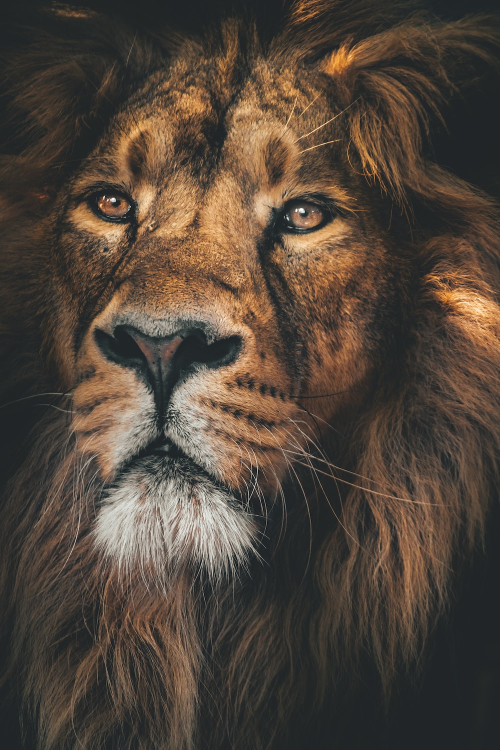
#> input picture WNDY3516.JPEG, 1000 x 1499 px (shown at 1/2 size)
$ jupyter execute 1Intro_to_CV.ipynb   (older library calls are emulated)
#> lines starting #> are read from the running program, lines starting #| are printed output that depends on the picture; after the words box and inside, x2 and y2 are one past the last pixel; in counts of white or black regions, pixels touching at a corner belong together
## Computer vision
    is a field of artificial intelligence (AI) that enables computers and systems to derive meaningful information from digital images, videos, and other visual inputs — and to take actions or make recommendations based on that information.

#### Key Areas in Computer Vision:
- Image Classification
Assigning a label to an image (e.g., “cat”, “dog”).
Example: Detecting if an X-ray image shows signs of pneumonia.

- Object Detection
Identifying and locating objects in an image.
Example: Detecting cars and pedestrians in self-driving car systems.

- Image Segmentation
Dividing an image into multiple regions or objects.
Semantic segmentation: Label each pixel with a class.

- Instance segmentation: Also distinguishes between different instances of the same class.

- Facial Recognition
Identifying or verifying a person from an image or video.

- Optical Character Recognition (OCR)
Extracting text from images or documents.

- Image Generation and Enhancement
Super-resolution, image inpainting, style transfer, GANs (Generative Adversarial Networks).

- Pose Estimation
Detecting the human body’s orientation and position in an image.

- Action Recognition
Identifying actions in a video (e.g., running, waving).

#### Read an Image

[cell 1]
#!pip install opencv-python

[cell 2]
import cv2
# Read the image
# img = cv2.imread(r'C:\Users\USER\Pictures\Saved Pictures\WNDY3516.JPEG')
img = cv2.imread('WNDY3516.JPEG')
#> img is the input picture: shape (1499, 1000, 3); mean B, G, R 58.9, 69.4, 81.3

[cell 3]
#Check if image was loaded
if img is None:
    print("Image not found or path is incorrect.")
else:
    print("Image loaded successfully!")

#### Display an Image

[cell 4]
# Convert BGR to RGB
img_rgb = cv2.cvtColor(img, cv2.COLOR_BGR2RGB)

[cell 5]
import matplotlib.pyplot as plt
plt.subplot(1,2,1)
plt.imshow(img)
plt.xlabel('Image CV2 format(BGR)')
plt.xticks([])
plt.yticks([])
plt.subplot(1,2,2)
plt.imshow(img_rgb)
plt.xlabel('Image RBG')
plt.xticks([])
plt.yticks([])
plt.show()
#> figure, not shown here; B, G, R data is drawn as R, G, B

#### Write/Save an Image

[cell 6]
#save image
cv2.imwrite('lion_image.jpg', img)
#> Out = True

####  Transform Images
    Basic transformations: resize, flip, rotate, crop.

##### Resize

[cell 7]
#Resize image to 300x300 pixels (width, height).
resized = cv2.resize(img, (300, 300))
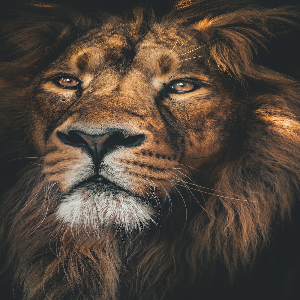
#> resized: shape (300, 300, 3); mean B, G, R 58.8, 69.3, 81.1

[cell 8]
plt.figure(figsize = (5,3))
plt.imshow(resized)
plt.axis('off')
plt.show()

[cell 9]
print(f' Original shape of image{img.shape}\n',
      f'Shape after reshaping{resized.shape}')
#|  Original shape of image(1499, 1000, 3)
#|  Shape after reshaping(300, 300, 3)

##### Flip

This is used to flip(mirror-twist) an image

[cell 10]
flipped = cv2.flip(img, 0)   #1: horizontal, 0: vertical, -1: both
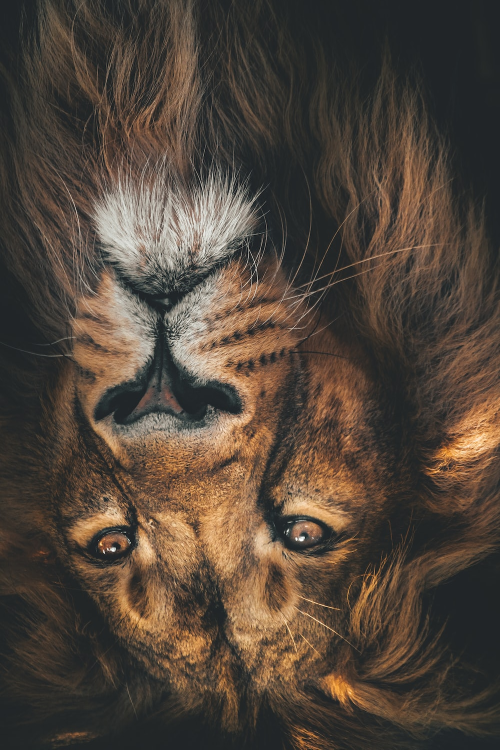
#> flipped: shape (1499, 1000, 3) (shown at 1/2 size); mean B, G, R 58.9, 69.4, 81.3
plt.imshow(flipped)
plt.axis('off')
plt.show()

##### Rotate

[cell 11]
(h, w) = img.shape[:2]   #This code grabs the height and width values of the image
#> h = 1499; w = 1000
center = (w // 2, h // 2) #This gets the centre of each part(height, width)
#> center = (500, 749)
                          #It will be the rotation center.

[cell 12]
matrix = cv2.getRotationMatrix2D(center, 45, 1.0)  #Makes a 2D rotation of the image

'''
Arguments:
    center: point to rotate around

    45: rotation angle in degrees (positive = counterclockwise)

      )
'''

[cell 13]
rotated = cv2.warpAffine(img, matrix, (w, h)) #This applies the rotation to the image
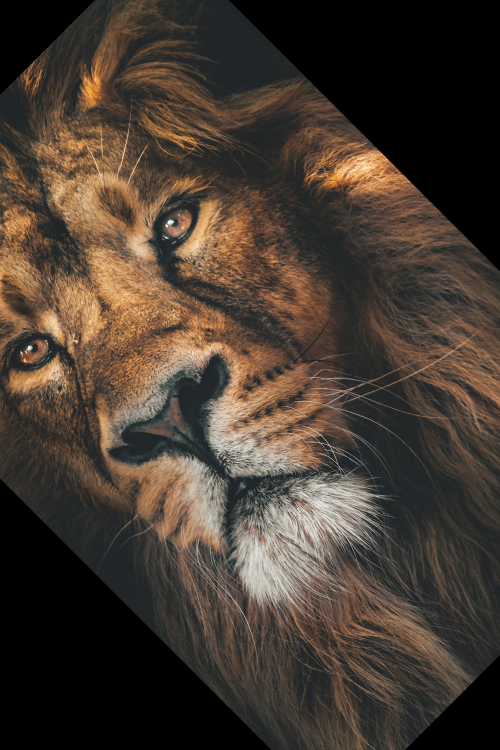
#> rotated: shape (1499, 1000, 3) (shown at 1/2 size); mean B, G, R 49.3, 59.1, 70.6

[cell 14]
plt.imshow(rotated)
plt.axis('off')
plt.show()

##### Crop

[cell 15]
cropped = img[320:500, 180:300]  # [y1:y2, x1:x2]
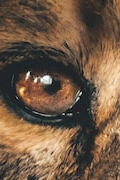
#> cropped: shape (180, 120, 3); mean B, G, R 69.5, 89.8, 113.2

[cell 16]
plt.imshow(cropped)
plt.axis('off')
plt.show()

[cell 17]
img.shape
#> Out = (1499, 1000, 3)

## Apply filters (blur, edge detection)
    Blurring – for smoothing out images.
    Edge Detection – for finding outlines and shapes.

#### Why blur?
    Removes noise.
    Smoothens transitions.
    Helps in preprocessing before detecting edges or features.

#### Blur
    There are different types of blurring;
    Averaging blur
    Gaussian blur and
    Median blur

##### Averaging Blur
    Takes the average of surrounding pixels.

[cell 18]
blurred = cv2.blur(img, (20, 20))  #(20,20) is the kernel size. Bigger = more blur.

[cell 19]
plt.imshow(blurred)
plt.axis('off')
plt.show()

##### Gaussian Blur
    Gives more natural-looking blur by applying a weighted average.

[cell 20]
gaussian = cv2.GaussianBlur(img, (5, 5), 0)
#Last argument (0) is standard deviation. Keep it 0 to let OpenCV auto-calculate.

[cell 21]
plt.imshow(gaussian)
plt.axis('off')
plt.show()

##### Median Blur
    Great for removing salt-and-pepper noise.

[cell 22]
median = cv2.medianBlur(img, 27)
#Only one number needed for kernel size (must be odd). The higher the number the more it is blur

[cell 23]
plt.imshow(median)
plt.axis('off')
plt.show()

#### Edge Detection
    Edges = sharp changes in intensity.
    Helps detect object boundaries.

##### Sobel Filter (Directional edge detection)
    Detects edges in x or y direction.

[cell 24]
cv2.CV_64F

[cell 25]
sobelx = cv2.Sobel(img, cv2.CV_64F, 1, 0, ksize=5)  # Horizontal
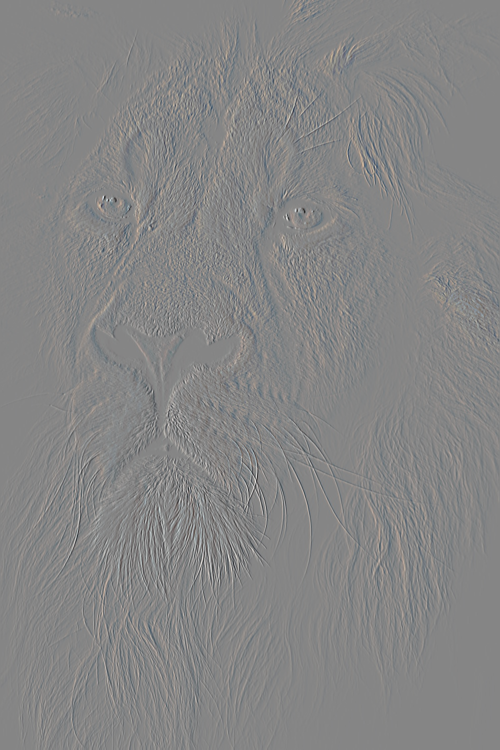
#> sobelx: shape (1499, 1000, 3) float64 (shown at 1/2 size); mean B, G, R 0.7, 1.1, 1.8; drawn with min black and max white
sobely = cv2.Sobel(img, cv2.CV_64F, 0, 1, ksize=5)  # Vertical

        Sobel operator is an edge detector that finds changes in intensity (brightness) in an image — essentially, it detects edges.

    It calculates the gradient (rate of change) of the image pixel values.

| Parameter          | Meaning                                                       |
|--------------------|---------------------------------------------------------------|
| img                | Input image (usually grayscale)                              |
| cv2.CV_64F         | Data type for output image (64-bit float) to capture negative gradients properly |
| 1, 0 (first call)  | dx=1, dy=0 → Take gradient in x-direction (horizontal) only |
| 0, 1 (second call) | dx=0, dy=1 → Take gradient in y-direction (vertical) only   |
| ksize=5            | Size of the Sobel kernel (5x5 filter) — bigger kernel smooths noise more |

sobelx: Highlights vertical edges because changes along x (horizontal axis) correspond to vertical boundaries.

sobely: Highlights horizontal edges because changes along y (vertical axis) correspond to horizontal boundaries.

##### Why use gradients?
    Edges are locations where pixel intensities change sharply.
    Sobel operator calculates how much and where those changes happen.

[cell 26]
plt.subplot(1,3,1)
plt.imshow(sobelx)
plt.xlabel("horizontal edge detection")
plt.xticks([])  # removes x-axis ticks
plt.yticks([])
plt.subplot(1,3,2)
plt.imshow(sobely)
plt.xlabel("vertical edge detection")
plt.xticks([])
plt.yticks([])
plt.subplot(1,3,3)
plt.imshow(img)
plt.xticks([])
plt.yticks([])
plt.xlabel("normal image")
plt.show()
#> figure, not shown here; B, G, R data is drawn as R, G, B

##### Laplacian Filter (Detects all directions)


[cell 27]
laplacian = cv2.Laplacian(img, cv2.CV_64F)
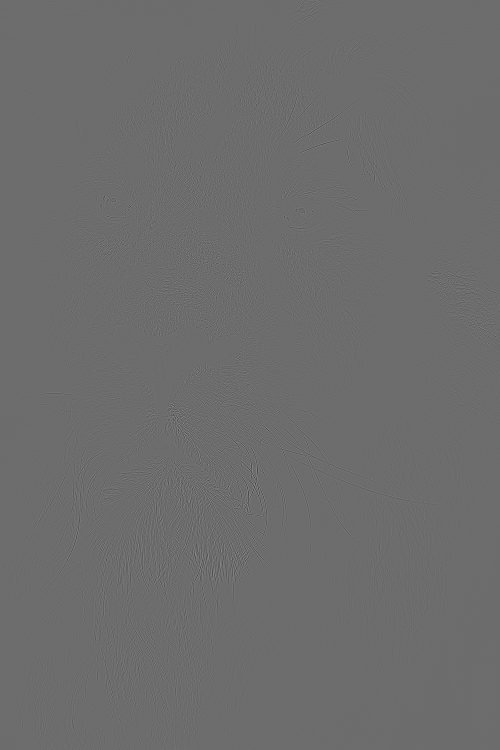
#> laplacian: shape (1499, 1000, 3) float64 (shown at 1/2 size); mean B, G, R 0, 0, 0; drawn with min black and max white

[cell 28]
plt.figure(figsize = (5,3))
plt.imshow(laplacian)
plt.axis('off')
plt.show()
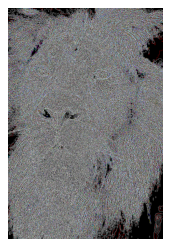
#> figure drawn by matplotlib, 1 panel; B, G, R data is drawn as R, G, B

##### Canny Edge Detection (Most popular)
    Smart edge detector using gradients and thresholds.

###### Canny Edge Detection detects edges by:

    Smoothing the image to reduce noise using a Gaussian blur.
    Finding gradients to identify areas with rapid intensity change.
    Thinning edges by keeping only local maxima (non-maximum suppression).
    Applying two thresholds to classify strong and weak edges.
    Tracking edges by connecting weak edges to strong ones and discarding others.

[cell 29]
edges = cv2.Canny(img, 100, 200)
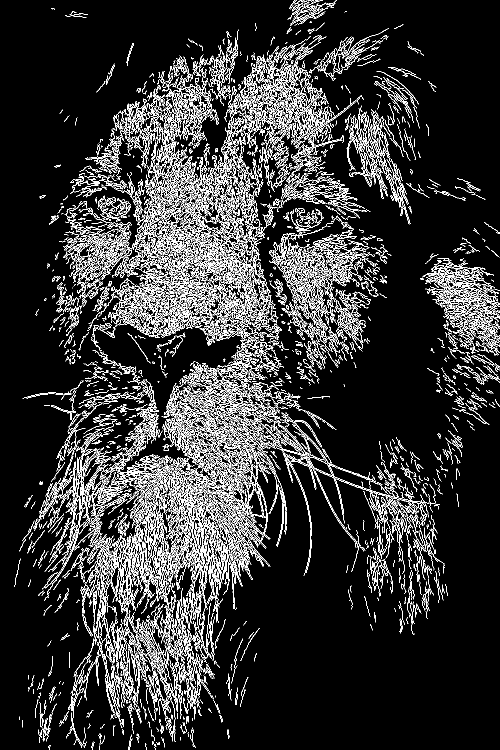
#> edges: shape (1499, 1000) (shown at 1/2 size); 12.1% white in thin lines or dots

'''
Pixels with gradient intensity > 200 are strong edges.
Pixels with gradient intensity between 100 and 200 are weak edges (kept only if connected to strong edges).
Pixels < 100 are discarded.

#100 = lower threshold
# 200 = upper threshold
# Lower value = more sensitive.
'''

[cell 30]
plt.figure(figsize = (5,3))
plt.imshow(edges
           )
plt.axis('off')
plt.show()

#### Summary

| Filter             | Use                      |
|--------------------|--------------------------|
| cv2.blur()         | Simple averaging blur    |
| cv2.GaussianBlur() | Natural blur, better quality |
| cv2.medianBlur()   | Removes salt-and-pepper noise |
| cv2.Sobel()        | Finds vertical/horizontal edges |
| cv2.Laplacian()    | Finds all edges          |
| cv2.Canny()        | Smart edge detection     |

## Contour Detection (Finding object shapes)

What is a contour?

    A contour is simply a curve joining all continuous points along a boundary of the same color or intensity — like outlining an object in an image.

#### Steps to detect contours (objects):
    Convert the image to grayscale
    Apply thresholding or edge detection
    Use cv2.findContours() to find the contours
    Draw them with cv2.drawContours()

###### convert image to gray

[cell 31]
#convert image to grey
gray = cv2.cvtColor(img, cv2.COLOR_BGR2GRAY)

[cell 32]
#Use Canny for better contour detection
edges = cv2.Canny(gray, 50, 150)
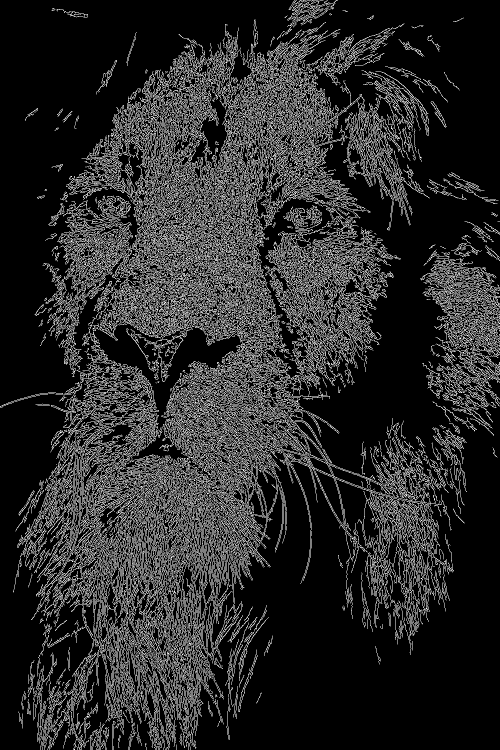
#> edges: shape (1499, 1000) (shown at 1/2 size); 16.5% white in thin lines or dots

[cell 33]
#Find contours
contours, hierarchy = cv2.findContours(edges, cv2.RETR_EXTERNAL , cv2.CHAIN_APPROX_SIMPLE)
#> contours = 5463 contours, 4847 with area under 20; largest, box (x1, y1, x2, y2) and area: (367, 763, 884, 1085) 11142, (573, 470, 680, 728) 2400, (297, 587, 421, 677) 2163, (89, 815, 235, 1033) 2089, (269, 432, 407, 557) 2088

'''
Describing the realized variables(contours, heirarchy)
*** contours: A list of NumPy arrays, where each array is a contour.
Each contour is just a set of points outlining a shape.
*** hierarchy: A NumPy array that shows the relationship between
contours (like parent-child).
Especially useful when using cv2.RETR_TREE or cv2.RETR_CCOMP.
Each contour has 4 values: [Next, Previous, First_Child, Parent] index
of the contour

HYPERPARAMETERS:
1st arg (image_data<must be binary image i.e black & white>)
2nd arg (mode; defines how many contours to retrieve and their hierarchy)
'cv2.RETR_EXTERNAL'	Retrieves only outer contours (ignores holes or nested shapes i.e contours<objects> within other contours<objects>)
However if you use cv2.RETR_TREE instead, a full hierarchy of all contours, including:
    Outer shapes
    Holes or inner contours
    Nested contours (even third or fourth-level nesting!)
    and it gives you relationship data, in hierarchy, like which contour
    is the parent and which is child
3rd arg (method;how to approximate contours points)
'''

##### Print a list of all distinct objects(contours) in the image and their sizes

[cell 34]
for cnt in contours:
    area = cv2.contourArea(cnt)
    print("Area:", area)
#> this loop made 5463 passes
#> area on passes 27, 60: 39, 24
#| Area: 0.0
#| Area: 1.0
#| Area: 0.0
#| Area: 0.0
#| Area: 0.0
#| Area: 3.5
#| Area: 1.0
#| Area: 5.0
#> (further printed lines are left out)

[cell 35]
contour_img = cv2.drawContours(img, contours, -1, (0, 255, 0), 2)
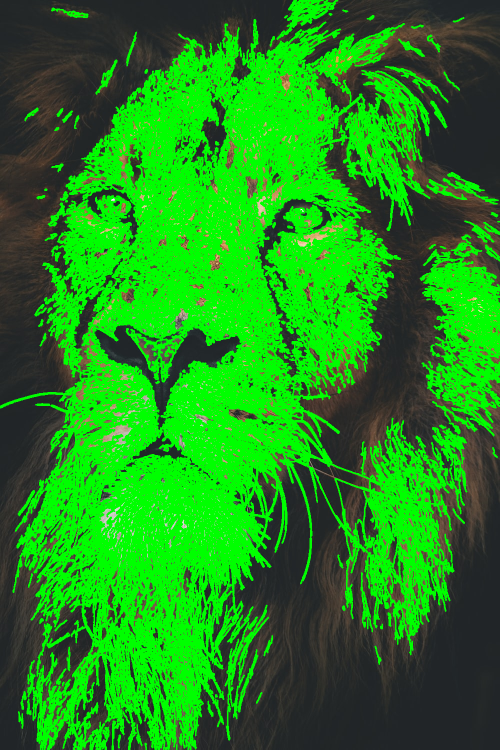
#> contour_img: shape (1499, 1000, 3) (shown at 1/2 size); mean B, G, R 26.2, 141.1, 30.8
